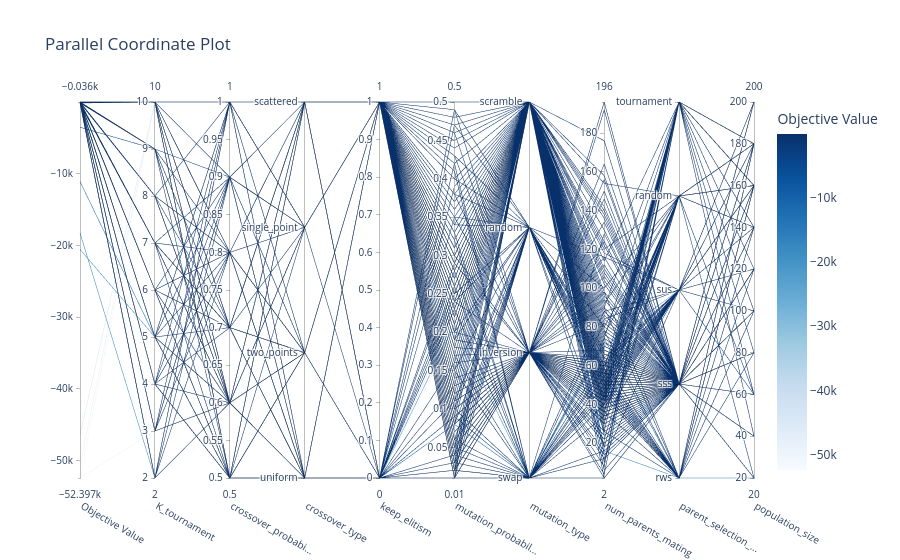

The cell this chart's notebook holds for it:
### Code cell
plot_parallel_coordinate(study).show()

### Figure 1 — Plotly figure (JSON) as saved in the notebook; plotly's stock layout.template omitted (floating-point values rounded to 4 significant figures; data arrays with more than 128 entries replaced by an {"elided": "..."} marker saying what was removed)
{"data": [{"dimensions": [{"label": "Objective Value", "range": [-52400.0, -36.1], "values": {"elided": "1000 float values"}}, {"label": "K_tournament", "range": [2, 10], "values": {"elided": "1000 int values"}}, {"label": "crossover_probabi...", "range": [0.5, 1], "values": {"elided": "1000 float values"}}, {"label": "crossover_type", "range": [0, 3], "ticktext": ["uniform", "two_points", "single_point", "scattered"], "tickvals": [0, 1, 2, 3], "values": {"elided": "1000 int values"}}, {"label": "keep_elitism", "range": [0, 1], "values": {"elided": "1000 int values"}}, {"label": "mutation_probabil...", "range": [0.01, 0.5], "values": {"elided": "1000 float values"}}, {"label": "mutation_type", "range": [0, 3], "ticktext": ["swap", "inversion", "random", "scramble"], "tickvals": [0, 1, 2, 3], "values": {"elided": "1000 int values"}}, {"label": "num_parents_mating", "range": [2, 196], "values": {"elided": "1000 int values"}}, {"label": "parent_selection_...", "range": [0, 4], "ticktext": ["rws", "sss", "sus", "random", "tournament"], "tickvals": [0, 1, 2, 3, 4], "values": {"elided": "1000 int values"}}, {"label": "population_size", "range": [20, 200], "values": {"elided": "1000 int values"}}], "labelangle": 30, "labelside": "bottom", "line": {"color": {"elided": "1000 float values"}, "colorbar": {"title": {"text": "Objective Value"}}, "colorscale": [[0, "rgb(247,251,255)"], [0.125, "rgb(222,235,247)"], [0.25, "rgb(198,219,239)"], [0.375, "rgb(158,202,225)"], [0.5, "rgb(107,174,214)"], [0.625, "rgb(66,146,198)"], [0.75, "rgb(33,113,181)"], [0.875, "rgb(8,81,156)"], [1, "rgb(8,48,107)"]], "reversescale": false, "showscale": true}, "type": "parcoords"}], "layout": {"title": {"text": "Parallel Coordinate Plot"}}}
